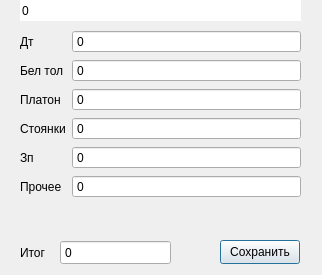
<?xml version="1.0" encoding="UTF-8"?>
<ui version="4.0">
 <class>Expanses</class>
 <widget class="QDialog" name="Expanses">
  <property name="geometry">
   <rect>
    <x>0</x>
    <y>0</y>
    <width>322</width>
    <height>275</height>
   </rect>
  </property>
  <property name="windowTitle">
   <string>Dialog</string>
  </property>
  <widget class="QLabel" name="DT">
   <property name="geometry">
    <rect>
     <x>50</x>
     <y>40</y>
     <width>49</width>
     <height>16</height>
    </rect>
   </property>
   <property name="text">
    <string/>
   </property>
  </widget>
  <widget class="QWidget" name="formLayoutWidget">
   <property name="geometry">
    <rect>
     <x>20</x>
     <y>30</y>
     <width>281</width>
     <height>191</height>
    </rect>
   </property>
   <layout class="QFormLayout" name="formLayout">
    <item row="0" column="0">
     <widget class="QLabel" name="label">
      <property name="text">
       <string>Дт</string>
      </property>
     </widget>
    </item>
    <item row="0" column="1">
     <widget class="QSpinBox" name="dT">
      <property name="tabletTracking">
       <bool>false</bool>
      </property>
      <property name="frame">
       <bool>true</bool>
      </property>
      <property name="buttonSymbols">
       <enum>QAbstractSpinBox::NoButtons</enum>
      </property>
      <property name="accelerated">
       <bool>false</bool>
      </property>
      <property name="keyboardTracking">
       <bool>true</bool>
      </property>
      <property name="maximum">
       <number>1000000</number>
      </property>
     </widget>
    </item>
    <item row="1" column="0">
     <widget class="QLabel" name="label_2">
      <property name="text">
       <string>Бел тол</string>
      </property>
     </widget>
    </item>
    <item row="1" column="1">
     <widget class="QSpinBox" name="BelTol">
      <property name="tabletTracking">
       <bool>false</bool>
      </property>
      <property name="frame">
       <bool>true</bool>
      </property>
      <property name="buttonSymbols">
       <enum>QAbstractSpinBox::NoButtons</enum>
      </property>
      <property name="accelerated">
       <bool>false</bool>
      </property>
      <property name="keyboardTracking">
       <bool>true</bool>
      </property>
      <property name="maximum">
       <number>1000000</number>
      </property>
     </widget>
    </item>
    <item row="2" column="0">
     <widget class="QLabel" name="label_3">
      <property name="text">
       <string>Платон</string>
      </property>
     </widget>
    </item>
    <item row="2" column="1">
     <widget class="QSpinBox" name="Platon">
      <property name="tabletTracking">
       <bool>false</bool>
      </property>
      <property name="frame">
       <bool>true</bool>
      </property>
      <property name="buttonSymbols">
       <enum>QAbstractSpinBox::NoButtons</enum>
      </property>
      <property name="accelerated">
       <bool>false</bool>
      </property>
      <property name="keyboardTracking">
       <bool>true</bool>
      </property>
      <property name="maximum">
       <number>1000000</number>
      </property>
     </widget>
    </item>
    <item row="3" column="0">
     <widget class="QLabel" name="label_4">
      <property name="text">
       <string>Стоянки</string>
      </property>
     </widget>
    </item>
    <item row="3" column="1">
     <widget class="QSpinBox" name="Parking">
      <property name="tabletTracking">
       <bool>false</bool>
      </property>
      <property name="frame">
       <bool>true</bool>
      </property>
      <property name="buttonSymbols">
       <enum>QAbstractSpinBox::NoButtons</enum>
      </property>
      <property name="accelerated">
       <bool>false</bool>
      </property>
      <property name="keyboardTracking">
       <bool>true</bool>
      </property>
      <property name="maximum">
       <number>1000000</number>
      </property>
     </widget>
    </item>
    <item row="4" column="0">
     <widget class="QLabel" name="label_5">
      <property name="text">
       <string>Зп</string>
      </property>
     </widget>
    </item>
    <item row="4" column="1">
     <widget class="QSpinBox" name="Zp">
      <property name="tabletTracking">
       <bool>false</bool>
      </property>
      <property name="frame">
       <bool>true</bool>
      </property>
      <property name="buttonSymbols">
       <enum>QAbstractSpinBox::NoButtons</enum>
      </property>
      <property name="accelerated">
       <bool>false</bool>
      </property>
      <property name="keyboardTracking">
       <bool>true</bool>
      </property>
      <property name="maximum">
       <number>1000000</number>
      </property>
     </widget>
    </item>
    <item row="5" column="0">
     <widget class="QLabel" name="label_6">
      <property name="text">
       <string>Прочее</string>
      </property>
     </widget>
    </item>
    <item row="5" column="1">
     <widget class="QSpinBox" name="Dif">
      <property name="tabletTracking">
       <bool>false</bool>
      </property>
      <property name="frame">
       <bool>true</bool>
      </property>
      <property name="buttonSymbols">
       <enum>QAbstractSpinBox::NoButtons</enum>
      </property>
      <property name="accelerated">
       <bool>false</bool>
      </property>
      <property name="keyboardTracking">
       <bool>true</bool>
      </property>
      <property name="maximum">
       <number>1000000</number>
      </property>
     </widget>
    </item>
   </layout>
  </widget>
  <widget class="QPushButton" name="pushButton">
   <property name="geometry">
    <rect>
     <x>220</x>
     <y>240</y>
     <width>80</width>
     <height>24</height>
    </rect>
   </property>
   <property name="text">
    <string>Сохранить</string>
   </property>
  </widget>
  <widget class="QSpinBox" name="res">
   <property name="geometry">
    <rect>
     <x>60</x>
     <y>240</y>
     <width>111</width>
     <height>25</height>
    </rect>
   </property>
   <property name="tabletTracking">
    <bool>false</bool>
   </property>
   <property name="frame">
    <bool>true</bool>
   </property>
   <property name="buttonSymbols">
    <enum>QAbstractSpinBox::NoButtons</enum>
   </property>
   <property name="accelerated">
    <bool>false</bool>
   </property>
   <property name="keyboardTracking">
    <bool>true</bool>
   </property>
   <property name="maximum">
    <number>6000000</number>
   </property>
  </widget>
  <widget class="QLabel" name="label_7">
   <property name="geometry">
    <rect>
     <x>20</x>
     <y>240</y>
     <width>42</width>
     <height>25</height>
    </rect>
   </property>
   <property name="text">
    <string>Итог</string>
   </property>
  </widget>
  <widget class="QSpinBox" name="row">
   <property name="geometry">
    <rect>
     <x>20</x>
     <y>0</y>
     <width>281</width>
     <height>21</height>
    </rect>
   </property>
   <property name="wrapping">
    <bool>false</bool>
   </property>
   <property name="frame">
    <bool>false</bool>
   </property>
   <property name="readOnly">
    <bool>true</bool>
   </property>
   <property name="buttonSymbols">
    <enum>QAbstractSpinBox::NoButtons</enum>
   </property>
   <property name="minimum">
    <number>-1</number>
   </property>
   <property name="maximum">
    <number>1000000</number>
   </property>
  </widget>
 </widget>
 <resources/>
 <connections/>
</ui>
